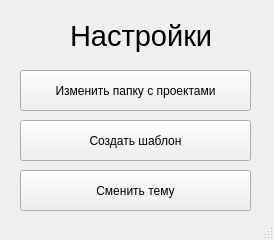
<?xml version="1.0" encoding="UTF-8"?>
<ui version="4.0">
 <class>MainWindow</class>
 <widget class="QMainWindow" name="Настройки">
  <property name="geometry">
   <rect>
    <x>0</x>
    <y>0</y>
    <width>274</width>
    <height>240</height>
   </rect>
  </property>
  <property name="windowTitle">
   <string>Настройки</string>
  </property>
  <widget class="QWidget" name="centralwidget">
   <widget class="QLabel" name="label">
    <property name="geometry">
     <rect>
      <x>70</x>
      <y>10</y>
      <width>141</width>
      <height>51</height>
     </rect>
    </property>
    <property name="font">
     <font>
      <pointsize>22</pointsize>
     </font>
    </property>
    <property name="text">
     <string>Настройки</string>
    </property>
   </widget>
   <widget class="QPushButton" name="projectDirChangeBtn">
    <property name="geometry">
     <rect>
      <x>20</x>
      <y>70</y>
      <width>231</width>
      <height>41</height>
     </rect>
    </property>
    <property name="text">
     <string>Изменить папку с проектами</string>
    </property>
   </widget>
   <widget class="QPushButton" name="templateCreateBtn">
    <property name="geometry">
     <rect>
      <x>20</x>
      <y>120</y>
      <width>231</width>
      <height>41</height>
     </rect>
    </property>
    <property name="text">
     <string>Создать шаблон</string>
    </property>
   </widget>
   <widget class="QPushButton" name="changeThemeBtn">
    <property name="geometry">
     <rect>
      <x>20</x>
      <y>170</y>
      <width>231</width>
      <height>41</height>
     </rect>
    </property>
    <property name="text">
     <string>Сменить тему</string>
    </property>
   </widget>
  </widget>
  <widget class="QStatusBar" name="statusbar"/>
 </widget>
 <resources/>
 <connections/>
</ui>
